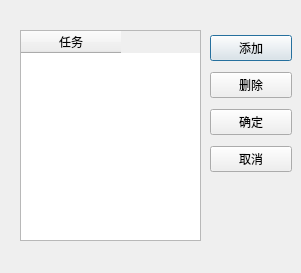
<?xml version="1.0" encoding="UTF-8"?>
<ui version="4.0">
 <class>AddDialog</class>
 <widget class="QDialog" name="AddDialog">
  <property name="geometry">
   <rect>
    <x>0</x>
    <y>0</y>
    <width>301</width>
    <height>273</height>
   </rect>
  </property>
  <property name="windowTitle">
   <string>添加</string>
  </property>
  <widget class="QWidget" name="verticalLayoutWidget">
   <property name="geometry">
    <rect>
     <x>210</x>
     <y>30</y>
     <width>82</width>
     <height>151</height>
    </rect>
   </property>
   <layout class="QVBoxLayout" name="verticalLayout">
    <item>
     <widget class="QPushButton" name="add_button">
      <property name="text">
       <string>添加</string>
      </property>
     </widget>
    </item>
    <item>
     <widget class="QPushButton" name="delete_button">
      <property name="text">
       <string>删除</string>
      </property>
     </widget>
    </item>
    <item>
     <widget class="QPushButton" name="confirm_button">
      <property name="text">
       <string>确定</string>
      </property>
     </widget>
    </item>
    <item>
     <widget class="QPushButton" name="cancel_button">
      <property name="text">
       <string>取消</string>
      </property>
     </widget>
    </item>
   </layout>
  </widget>
  <widget class="QTableWidget" name="tableWidget">
   <property name="geometry">
    <rect>
     <x>20</x>
     <y>30</y>
     <width>181</width>
     <height>211</height>
    </rect>
   </property>
   <column>
    <property name="text">
     <string>任务</string>
    </property>
   </column>
  </widget>
 </widget>
 <resources/>
 <connections/>
</ui>
